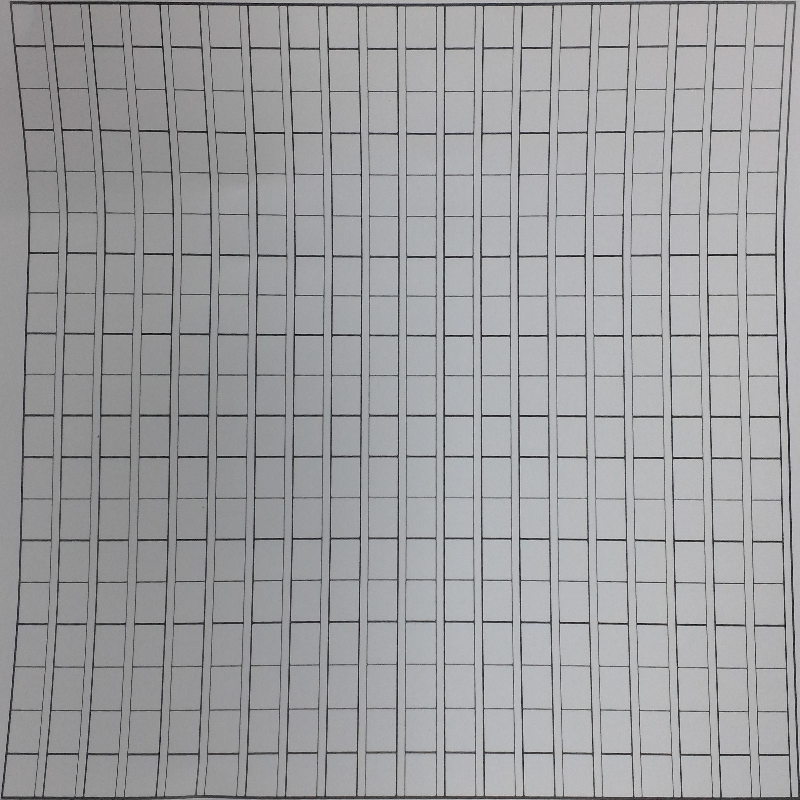
#> input picture After.png, 800 x 800 px
$ python Curved_Points.py
#> lines starting #> are read from the running program, lines starting #| are printed output that depends on the picture; after the words box and inside, x2 and y2 are one past the last pixel; in counts of white or black regions, pixels touching at a corner belong together
#-*- coding: utf-8 -*-
# This code is to find the
import cv2
import numpy as np
import matplotlib.pyplot as plt
from numba import jit
import random
from skimage import io
import collections

img =  io.imread('After.png')
#> img is the input picture: shape (800, 800, 3); mean R, G, B 157.9, 158.4, 160.2
w,h,t = img.shape # x is width, y is height, x<y
#> w = 800; h = 800; t = 3

#img_s = cv2.resize(img,(w//4,h//4))
#img_s = img


img_s = img
#img_s = cv2.bilateralFilter(img,5,100,15)               #双向过滤
#img_s = cv2.GaussianBlur(img_s,(5,5),10,10)


gray_image = cv2.cvtColor(img_s, cv2.COLOR_BGR2GRAY)
fil = np.array([[-1/16.,5/16.,-1/16.],
                [5/16.,-1,5/16.],
                [-1/16.,5/16.,-1/16.]])
res = cv2.filter2D(gray_image,-1,fil)
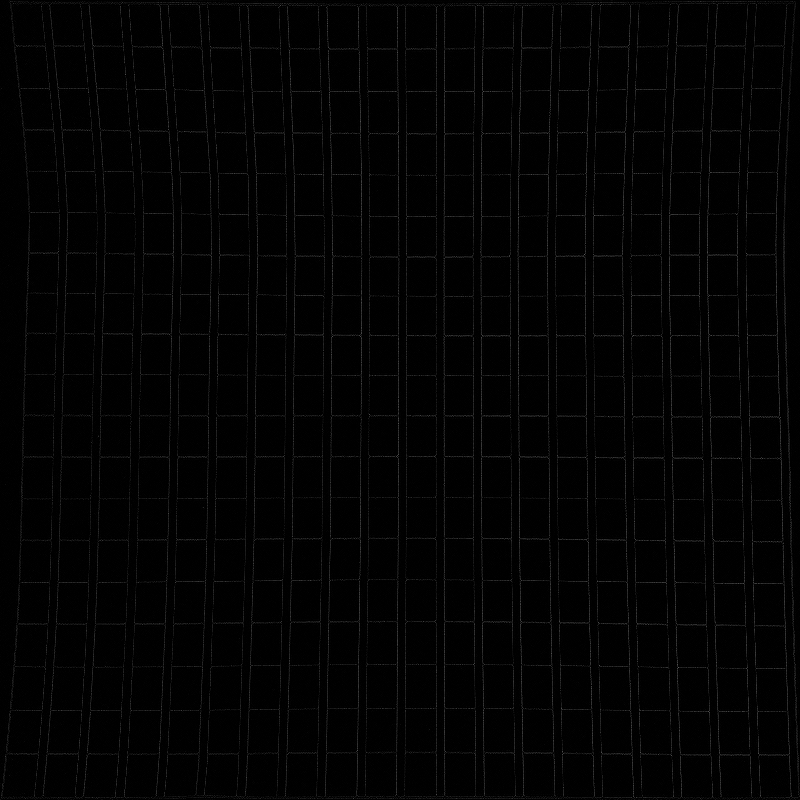
#> res: shape (800, 800); min 0, max 94, mean 2.8

edged = cv2.Canny(gray_image,35,80,100,3,True)
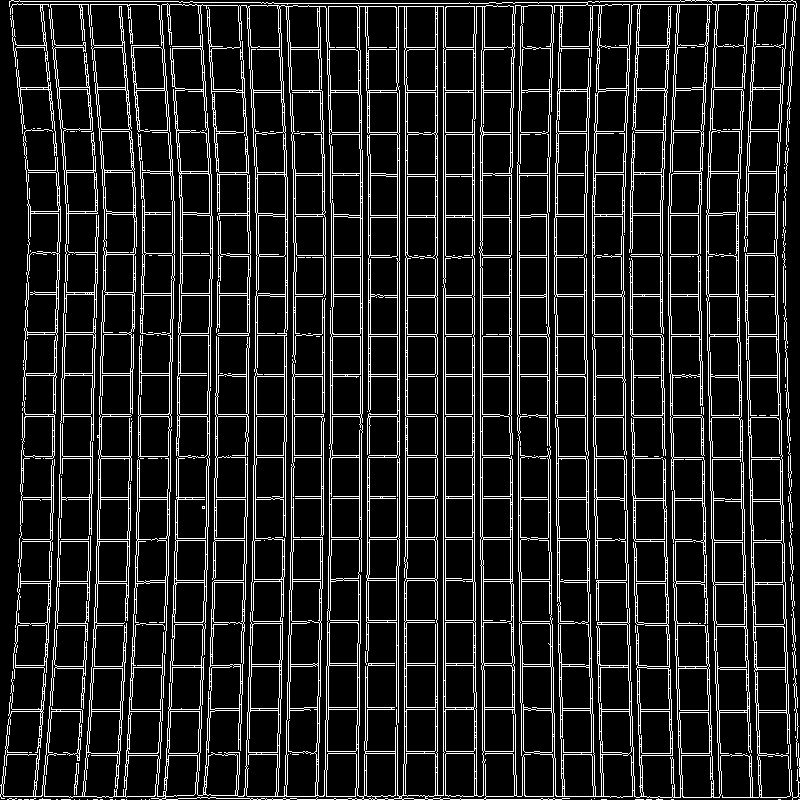
#> edged: shape (800, 800); 13.4% white in thin lines or dots
ep = np.where(edged==255)
#> ep = 86006 positions, rows 0 to 799, columns 0 to 799
x=ep[0]
y=ep[1]
# [5 lines of commented-out code are left out]

edge_num = 0
Rx= [ 1,1,1,1,1, 2,2,2,2,2,2,2              ]+[3]*9+[4]*11
Ry= [ 2,1,0,-1,-2,2,1,0,-1,-2,3,-3          ]+[i for i in range(-4,5,1)]+[i for i in range(-5,6,1)]
Lx= [ -1,-1,-1,-1,-1, -2,-2,-2,-2,-2,-2,-2, ]+[-3]*9+[-4]*11

Rx= [ 1,2,3,3,2,1,3,2,1,3,2,3,2]
Ry= [ 0,0,0,-1,-1,-1,1,1,1,2,-2,2,-2]
Lx= [ -1,-2,-3,-3,-2,-1,-3,-2,-1,-3,-2,-3,-2]


def Right_Has(x0,y0):
    for ix in range(len(Rx)):
        x=x0+Rx[ix]
        y=y0+Ry[ix]
        if x<w and y>0 and y<h:
            if edged[x,y]==255:
                return [x,y]
    return [0]
@jit
def Left_Has(x0,y0):
    for ix in range(len(Rx)):
        x=x0+Lx[ix]
        y=y0+Ry[ix]
        if x>0 and y>0 and y<h:
            if edged[x,y]==255:
                return [x,y]
    return [0]
for i in range(w):
    for j in range(h):
        if edged[i,j]==255:

            dx = collections.deque([i])
            dy = collections.deque([j])
            #d.append([i,j])
            edged[i,j]=0
            x=i
            y=j
            xl=i
            yl=j
            while len(Right_Has(x,y))==2:
                rx,ry = Right_Has(x,y)
                dx.append(rx)
                dy.append(ry)
                #d.append([rx,ry])
                edged[rx,ry]=0
                x=rx
                y=ry
            while len(Left_Has(xl,yl))==2:
                lx,ly = Left_Has(xl,yl)
                dx.appendleft(lx)
                dy.appendleft(ly)
                edged[lx,ly]=0
                xl=lx
                yl=ly
            dx=list(dx)
            dy=list(dy)
            if len(dx)>500: # Find a proper edge curve
                plt.plot(dx,dy)
                edge_num+=1
                print(edge_num,len(dx))
            elif edge_num>100:
                break
#> edged: shape (800, 800); 13.44% of pixels changed, all inside (x1, y1, x2, y2) = (0, 0, 800, 800)
#> after the loop, edge_num = 77
plt.show()
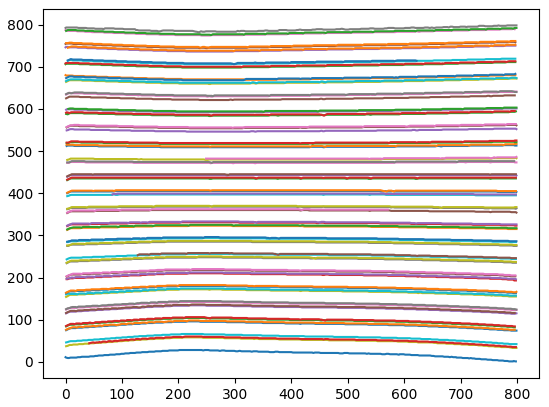
#> figure drawn by matplotlib, 1 panel; curve peaks at x = 202, y = 28; curve peaks at x = 0, y = 680; curve peaks at x = 782, y = 711
plt.imshow(edged)
plt.show()
print(edge_num)
#| 77
